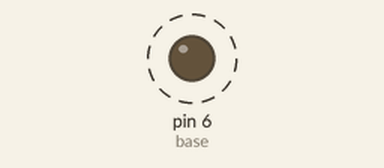
This sketch was run on a simulated Arduino Uno, built with avr-gcc and run on an emulated ATmega328P. Shown: output pins drawn as LEDs (lit = HIGH). Dashed ring = blinking.

Above: at 0.6 s.
Timing chart, 0 to 3.0 s (numbered marks = the images above):
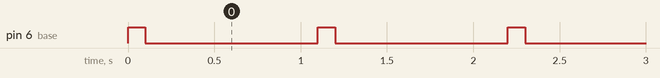

Measured:
- by itself, pin 6 (base): alternates HIGH for 0.10 s and LOW for 1.0 s

The sketch:

lab3_pompa.ino
```cpp
int base = 6;
int speed = 0;

void setup() {
pinMode(base,OUTPUT);
Serial.begin(9600);
}

void loop() {
  // Increment the speed of the motor in three
  // steps, each for 3 seconds

    digitalWrite(base,1);
    delay(100);
    digitalWrite(base,0);
   delay(1000);
  }
```
